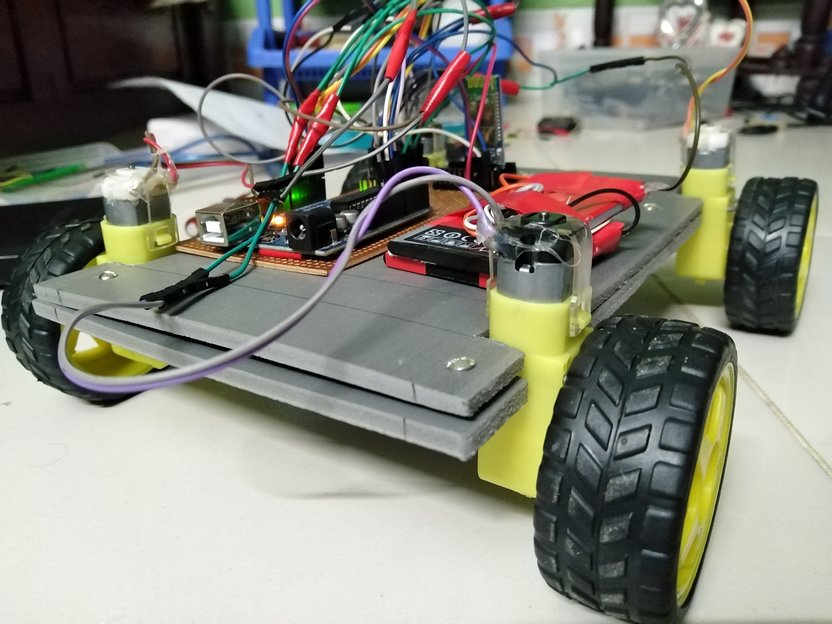
#> input picture car.jpg, 832 x 624 px
$ python Image_edge_detection.py   (older library calls are emulated)
#> lines starting #> are read from the running program, lines starting #| are printed output that depends on the picture
#Image edge detection

import cv2
import numpy as np
img=cv2.imread('car.jpg')
#> img is the input picture: shape (624, 832, 3); mean B, G, R 125, 136, 136.1
cv2.imshow('original image',img)
cv2.waitKey(0)
height,width=img.shape[:2]
#> height = 624; width = 832
sobel_x=cv2.Sobel(img,cv2.CV_8U,1,0,ksize=5)
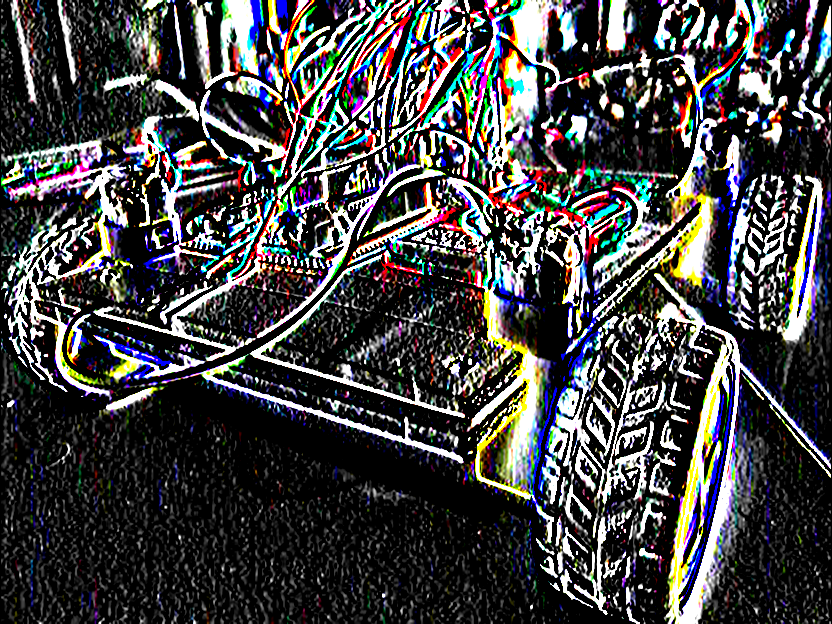
#> sobel_x: shape (624, 832, 3); mean B, G, R 69.4, 68.5, 68.7
cv2.imshow('Sobel_x image',sobel_x)
cv2.waitKey(0)
sobel_y=cv2.Sobel(img,cv2.CV_8U,0,1,ksize=5)
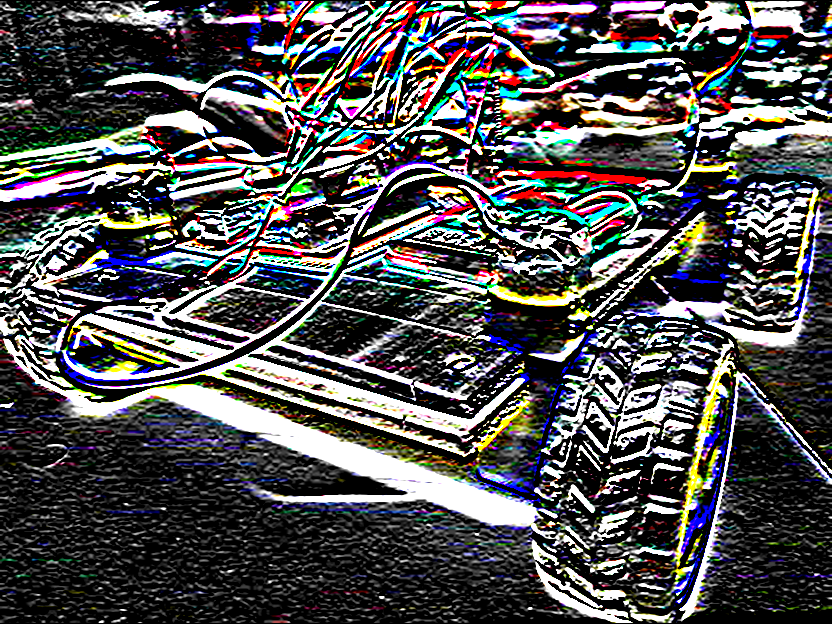
#> sobel_y: shape (624, 832, 3); mean B, G, R 82.4, 81.7, 82
cv2.imshow('sobel_y image',sobel_y)
cv2.waitKey(0)
sobel_or=cv2.bitwise_or(sobel_x,sobel_y)
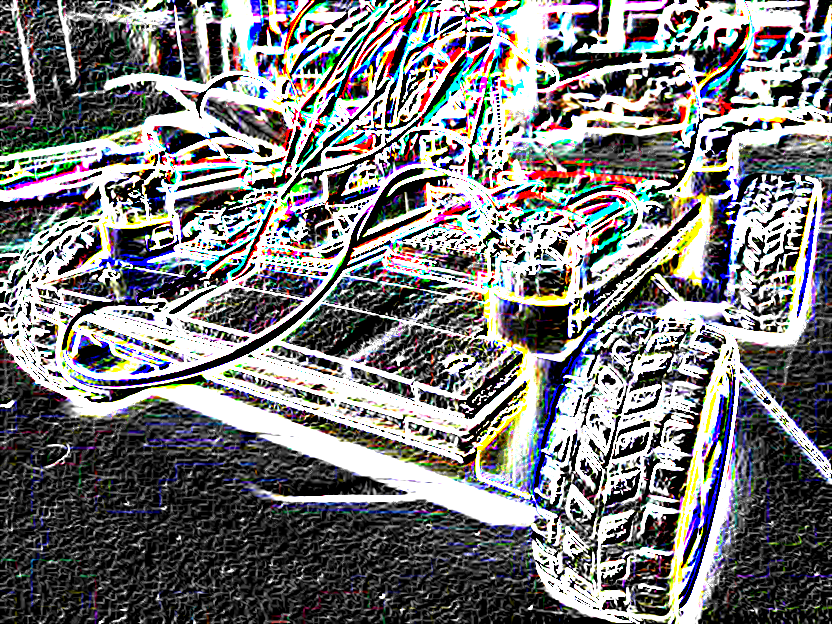
#> sobel_or: shape (624, 832, 3); mean B, G, R 122.1, 120.8, 120.9
cv2.imshow('sobel_or image',sobel_or)
cv2.waitKey(0)
laplacian=cv2.Laplacian(img,cv2.CV_8U)
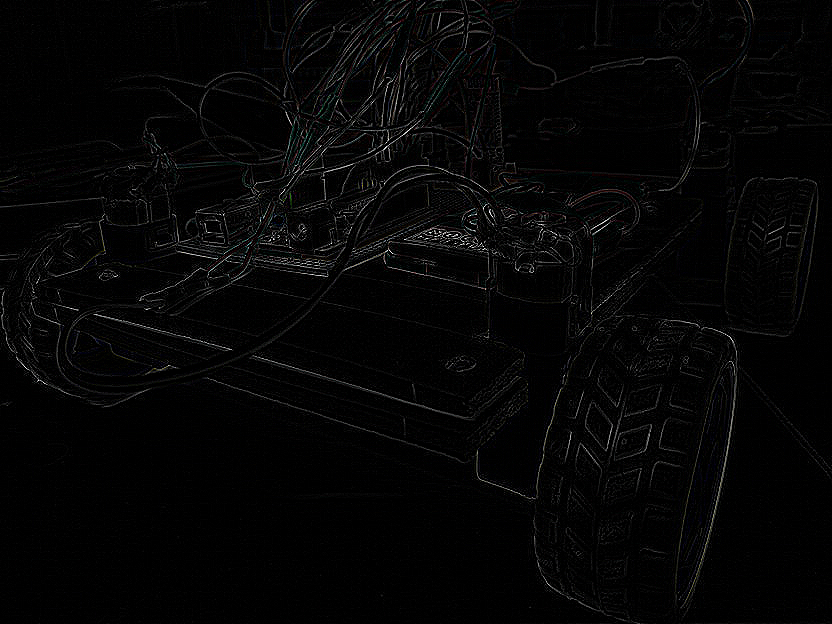
#> laplacian: shape (624, 832, 3); mean B, G, R 5.2, 5.2, 5.2
cv2.imshow('Laplacian image',laplacian)
cv2.waitKey(0)
canny=cv2.Canny(img,100,200)
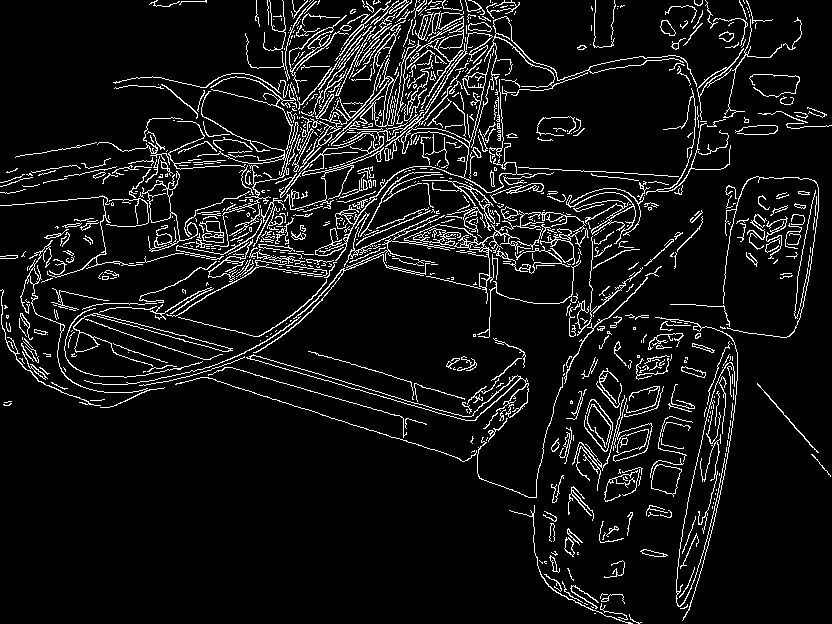
#> canny: shape (624, 832); 7.9% white in thin lines or dots
cv2.imshow('Canny image',canny)
cv2.waitKey(0)
cv2.destroyAllWindows()
